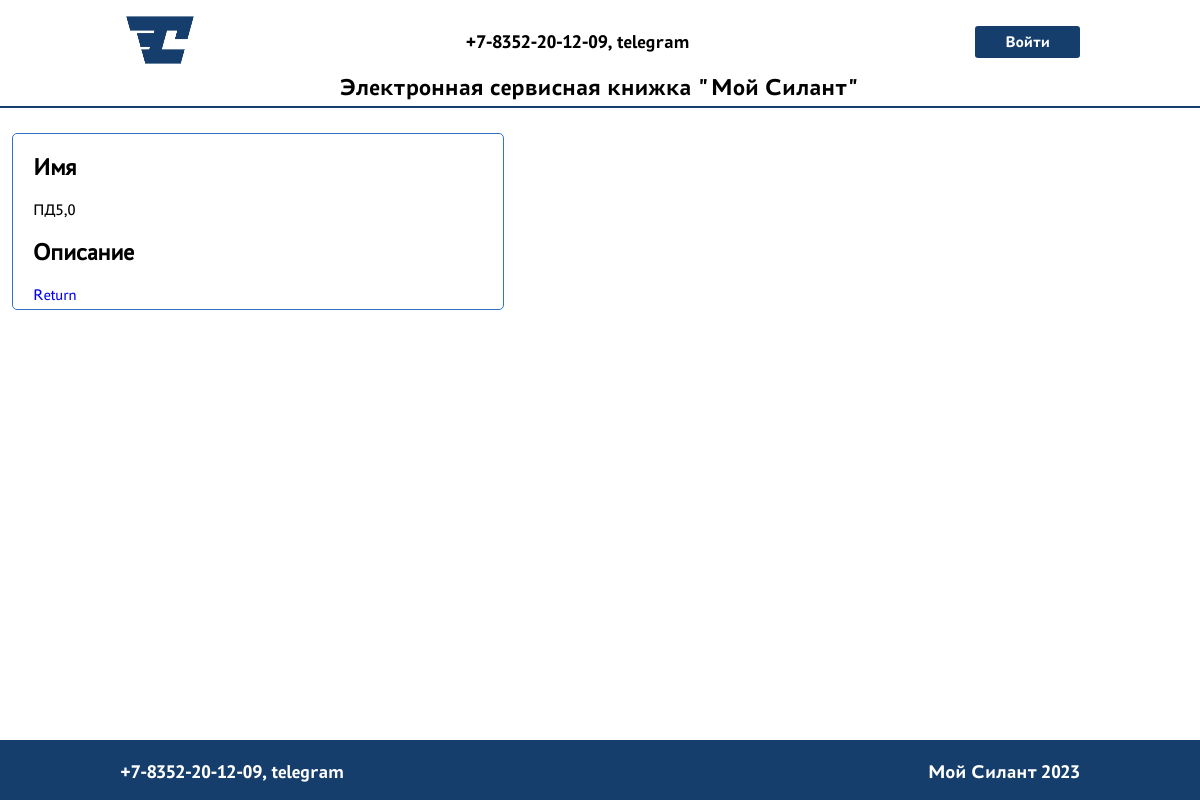
Before: /manuals/technical/2/ with the older database file.
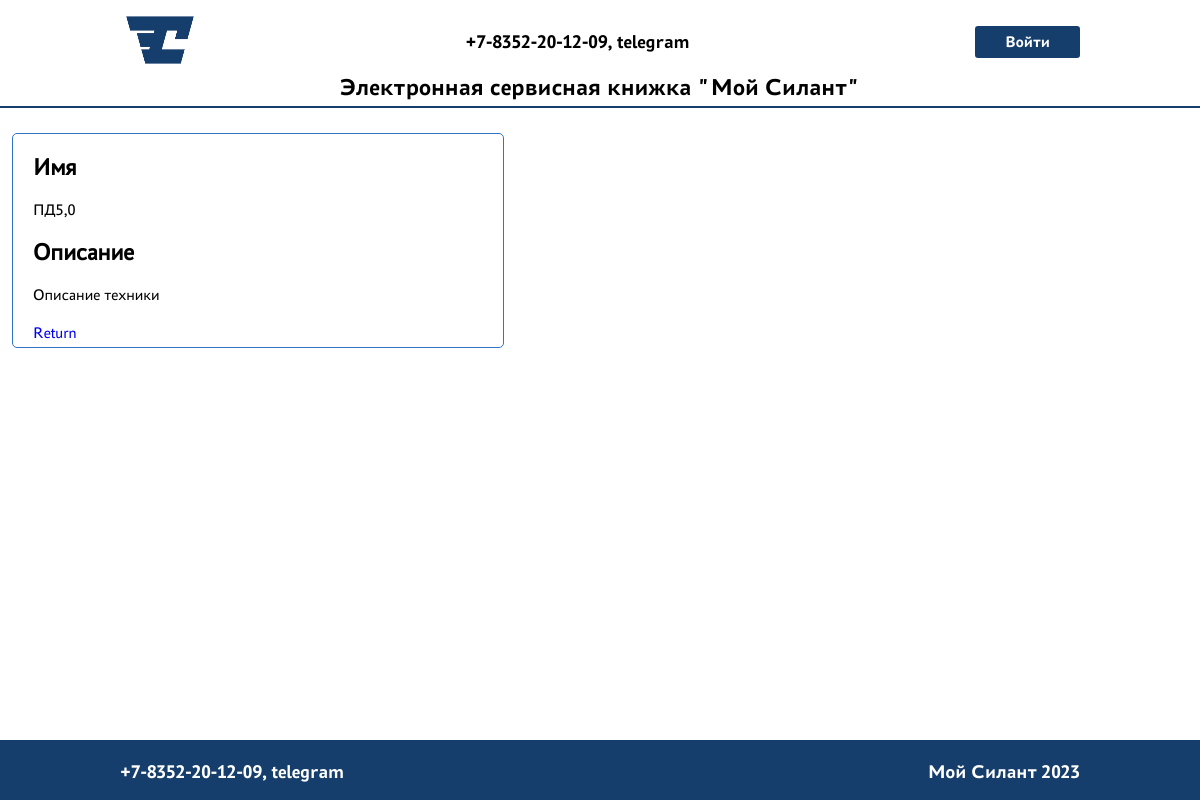
After: the same page with the newer database file.
### manuals/models.py (models this page shows, shortened)
class ModelEquipment(models.Model):
    name = models.CharField(max_length=128, unique=True)
    description = models.CharField(max_length=512, blank=True, default='Описание техники')

### manuals/views.py (the view, shortened to what this page needs)
# urls.py: path('technical/<int:pk>/', TechnicalDetail.as_view(), name='manual_tech_detail'),
class TechnicalDetail(DetailView):
    model = ModelEquipment
    template_name = 'manuals/manual_detail.html'
    context_object_name = 'manual'

### templates/manuals/manual_detail.html
{% extends 'flatpages/default.html' %}
{% load static %}
{% block content %}
    <div class="manuals-block">
        <h2>Имя</h2>
        <p>{{manual.name}}</p>
        <h2>Описание</h2>
        <p>{{manual.description}}</p>
        <p><a href="{% url 'manuals' %}">Return</a></p>
    </div>
{% endblock content %}

Changed rows visible on the page:
changed ModelEquipment "ПД5,0": description (not shown) → "Описание техники"
